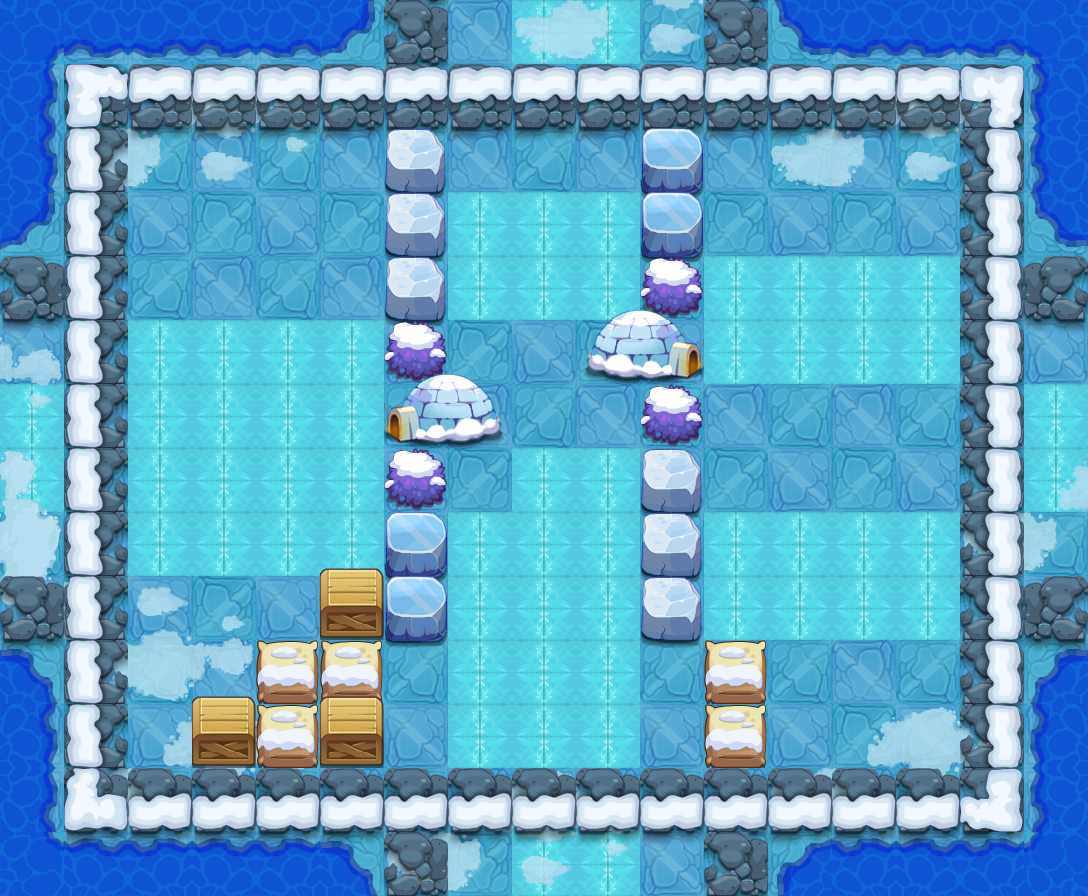

This is a level from a 2D game, rendered from its Tiled map with the project's own tilesets. A one-line summary and the map file follow, with tile-layer data summarised:
An orthogonal 17x14 tile map with 64x64 px tiles, 11 tile layers (PASS, 块层 2, 块层 17, 块层 16, ...) and 14 objects (10x TRAP, 3x bjx1, PLAYER).

<map version="1.0" orientation="orthogonal" width="17" height="14" tilewidth="64" tileheight="64">
 <properties>
  <property name="DESTRY1" value="96" />
  <property name="DESTRY2" value="98" />
  <property name="DESTRY3" value="219" />
  <property name="DESTRY4" value="119" />
  <property name="DESTRY_COUNT" value="4" />
  <property name="EXP" value="1295" />
  <property name="ITEM" value="D051" />
  <property name="LOSE_SCRIPT" value="" />
  <property name="MONEY" value="1943" />
  <property name="START_SCRIPT" value="lv150" />
  <property name="WIN_SCRIPT" value="" />
 </properties>
 <tileset firstgid="1" name="jdbl2" tilewidth="64" tileheight="64">
  <image source="jdbl2-hd.png" width="1000" height="1000" />
 </tileset>
 <layer name="PASS" width="17" height="14">
  <data>[238 cells, 134 non-empty, 10 distinct tile ids]</data>
 </layer>
 <layer name="块层 2" width="17" height="14">
  <data>[238 cells, 152 non-empty, 13 distinct tile ids]</data>
 </layer>
 <layer name="块层 17" width="17" height="14">
  <data>[238 cells, 42 non-empty, 8 distinct tile ids]</data>
 </layer>
 <layer name="块层 16" width="17" height="14">
  <data>[238 cells, 72 non-empty, 5 distinct tile ids]</data>
 </layer>
 <layer name="块层 3" width="17" height="14">
  <data>[238 cells, 58 non-empty, 1 distinct tile ids]</data>
 </layer>
 <layer name="块层 4" width="17" height="14">
  <data>[238 cells, 50 non-empty, 2 distinct tile ids]</data>
 </layer>
 <layer name="块层 5" width="17" height="14">
  <data>[238 cells, 26 non-empty, 7 distinct tile ids]</data>
 </layer>
 <layer name="SHELTER 10" width="17" height="14">
  <data>[238 cells, 2 non-empty, 1 distinct tile ids]</data>
 </layer>
 <layer name="SHELTER 8" width="17" height="14">
  <data>[238 cells, 1 non-empty, 1 distinct tile ids]</data>
 </layer>
 <layer name="SHELTER 5" width="17" height="14">
  <data>[238 cells, 2 non-empty, 2 distinct tile ids]</data>
 </layer>
 <layer name="SHELTER 4" width="17" height="14">
  <data>[238 cells, 2 non-empty, 2 distinct tile ids]</data>
 </layer>
 <objectgroup name="对象层 1" width="34" height="28">
  <object name="PLAYER" type="PLAYER" x="128" y="128" width="64" height="64" />
  <object name="bjx1" x="512" y="128" width="64" height="64">
   <properties>
    <property name="lua_ai" value="monster_bjx_ai" />
    <property name="quality" value="bjx1.quality" />
   </properties>
  </object>
  <object name="bjx1" x="832" y="192" width="64" height="64">
   <properties>
    <property name="lua_ai" value="monster_bjx_ai" />
    <property name="quality" value="bjx1.quality" />
   </properties>
  </object>
  <object name="bjx1" x="832" y="640" width="64" height="64">
   <properties>
    <property name="lua_ai" value="monster_bjx_ai" />
    <property name="quality" value="bjx1.quality" />
   </properties>
  </object>
  <object name="ice_road" type="TRAP" x="448" y="192" width="192" height="128">
   <properties>
    <property name="lua_ai" value="ice_road_ai" />
   </properties>
  </object>
  <object name="ice_road" type="TRAP" x="704" y="256" width="256" height="128">
   <properties>
    <property name="lua_ai" value="ice_road_ai" />
   </properties>
  </object>
  <object name="ice_road" type="TRAP" x="704" y="512" width="256" height="128">
   <properties>
    <property name="lua_ai" value="ice_road_ai" />
   </properties>
  </object>
  <object name="ice_road" type="TRAP" x="128" y="320" width="256" height="256">
   <properties>
    <property name="lua_ai" value="ice_road_ai" />
   </properties>
  </object>
  <object name="ice_road" type="TRAP" x="512" y="448" width="128" height="320">
   <properties>
    <property name="lua_ai" value="ice_road_ai" />
   </properties>
  </object>
  <object name="block_control1" type="TRAP" x="448" y="448" width="64" height="64">
   <properties>
    <property name="trap_ani" value="switch.actor" />
    <property name="trap_floor" value="true" />
    <property name="trap_id" value="0" />
    <property name="trap_script" value="trap(&quot;block_control1&quot;):setOpened(false);trap(&quot;block1&quot;):setOpened(false)" />
    <property name="trap_sound_id" value="2" />
    <property name="trap_start_mode" value="0" />
    <property name="trap_state" value="open" />
   </properties>
  </object>
  <object name="block1" type="TRAP" x="576" y="384" width="64" height="64">
   <properties>
    <property name="trap_ani" value="blok1.actor" />
    <property name="trap_blok" value="true" />
    <property name="trap_id" value="0" />
   </properties>
  </object>
  <object name="block_control2" type="TRAP" x="896" y="704" width="64" height="64">
   <properties>
    <property name="trap_ani" value="switch.actor" />
    <property name="trap_floor" value="true" />
    <property name="trap_id" value="0" />
    <property name="trap_script" value="trap(&quot;block_control2&quot;):setOpened(false);trap(&quot;block2&quot;):setOpened(false)" />
    <property name="trap_sound_id" value="2" />
    <property name="trap_start_mode" value="0" />
    <property name="trap_state" value="open" />
   </properties>
  </object>
  <object name="block2" type="TRAP" x="512" y="384" width="64" height="64">
   <properties>
    <property name="trap_ani" value="blok1.actor" />
    <property name="trap_blok" value="true" />
    <property name="trap_id" value="0" />
   </properties>
  </object>
  <object name="ice_road" type="TRAP" x="448" y="512" width="64" height="256">
   <properties>
    <property name="lua_ai" value="ice_road_ai" />
   </properties>
  </object>
 </objectgroup>
</map>
